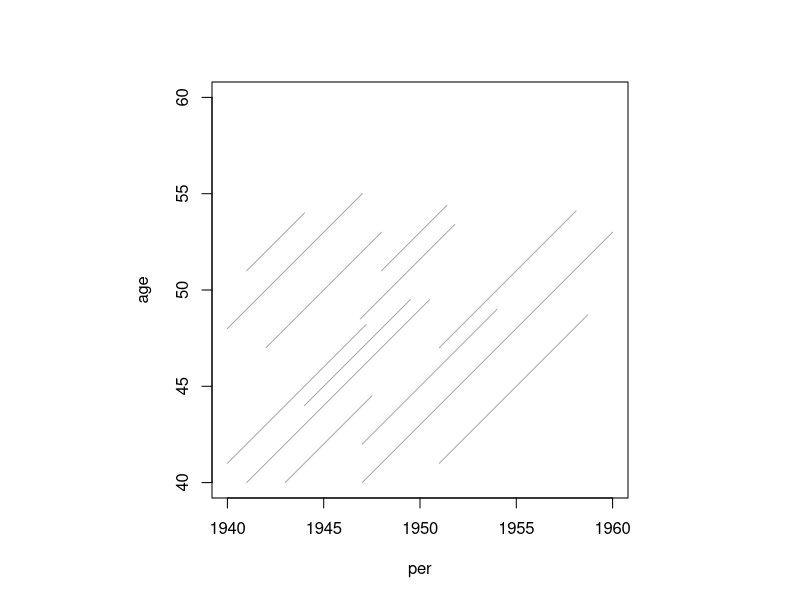
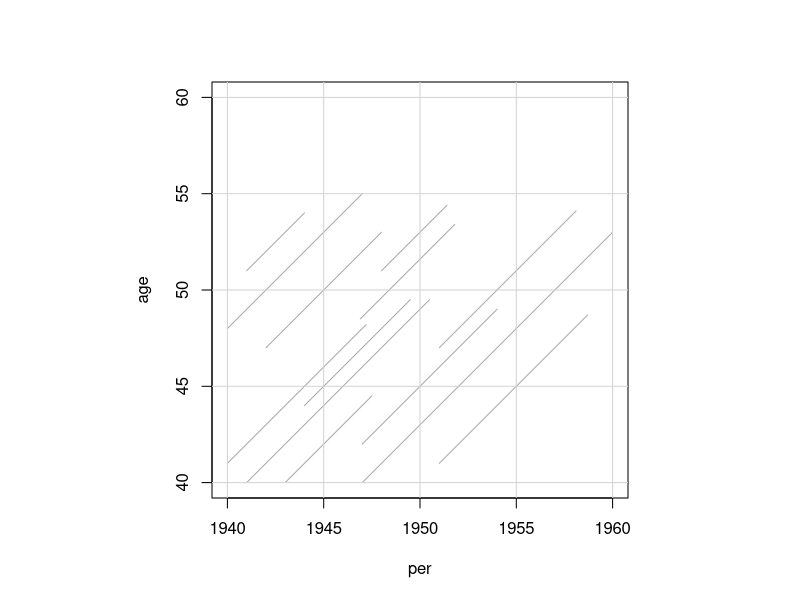
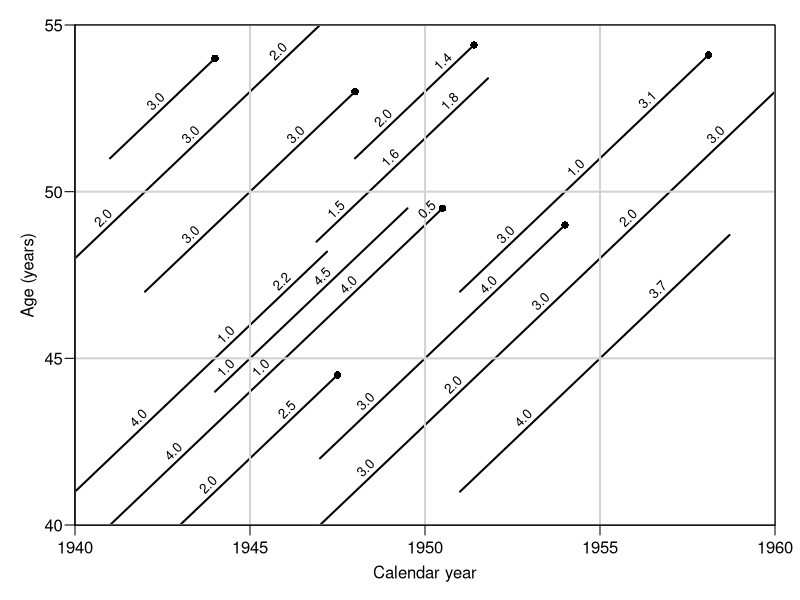

The R script that drew these images, in order:
library(Epi)


### Name: occup
### Title: A small occupational cohort
### Aliases: occup
### Keywords: datasets

### ** Examples

data(occup)
lx <- Lexis( entry = list( per=DoE, age=AoE ),
              exit = list( per=DoX ),
      entry.status = "W",
       exit.status = Xst,
              data = occup )
plot( lx )
# Split follow-up in 5-year classes
sx <- splitLexis( lx, seq(1940,1960,5), "per" )
sx <- splitLexis( sx, seq(  40,  60,5), "age" )
plot( sx )

# Plot with a bit more paraphernalia and a device to get
# the years on the same physical scale on both axes
ypi <- 2.5 # Years per inch
dev.new( height=15/ypi+1, width=20/ypi+1 ) # add an inch in each direction for
par( mai=c(3,3,1,1)/4, mgp=c(3,1,0)/1.6 )  # the margins set in inches by mai=
plot(sx,las=1,col="black",lty.grid=1,lwd=2,type="l",
     xlim=c(1940,1960),ylim=c(40,55),xaxs="i",yaxs="i",yaxt="n",
     xlab="Calendar year", ylab="Age (years)")
axis( side=2, at=seq(40,55,5), las=1 )
points(sx,pch=c(NA,16)[(sx$lex.Xst=="D")+1] )
box()
# Annotation with the person-years
PY.ann.Lexis( sx, cex=0.8 )
